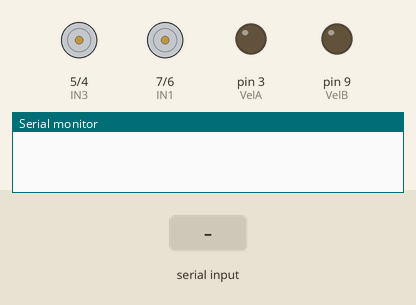
Recording of a sketch running on a simulated Arduino Uno, built with avr-gcc and run on an emulated ATmega328P. On the bench: motor-driver pin pairs drawn as motors (green arrow = first pin HIGH = forward, orange = second pin HIGH = backward, longer = more drive), output pins drawn as LEDs (lit = HIGH), the last lines printed to the serial monitor. The test bench sets the inputs (shaded band).

Above: at 1.3 s.
1.4 s: "F" received over the second serial link
At 2.5 s:
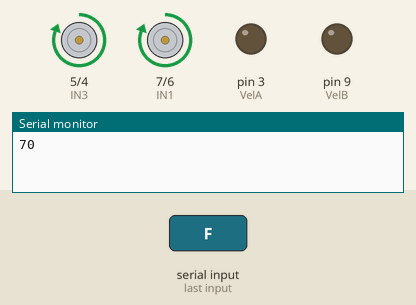
2.9 s: "B" received over the second serial link
At 3.7 s:
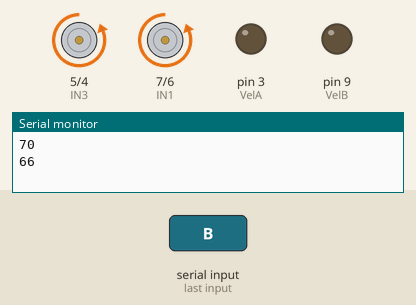
4.4 s: "R" received over the second serial link
At 4.8 s:
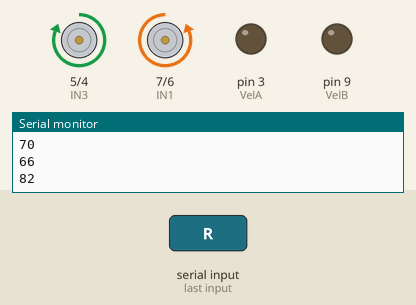
5.9 s: "L" received over the second serial link
At 7.1 s:
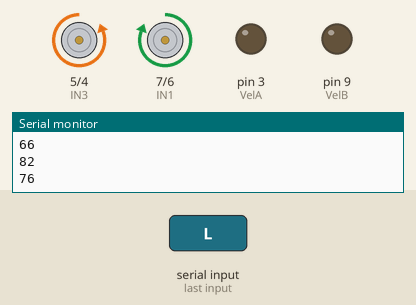
7.4 s: "1" received over the second serial link
At 8.3 s:
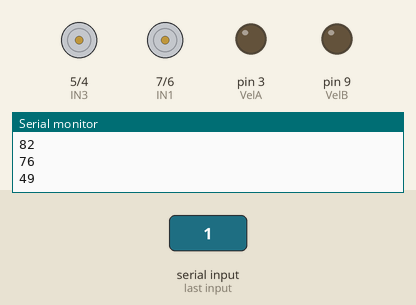
8.9 s: "G" received over the second serial link
At 9.4 s:
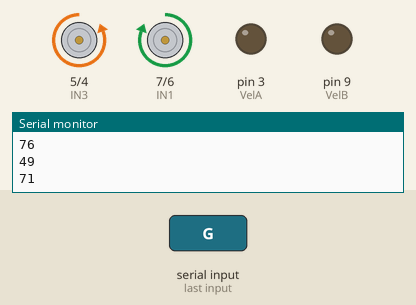
Timing chart, 0 to 11.4 s (numbered marks = the images above; inputs shaded):
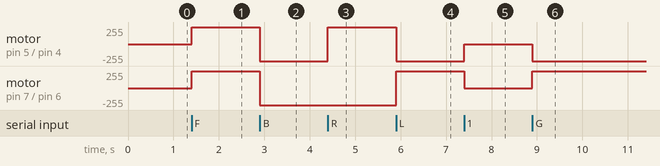

Measured:
- after the input at 1.4 s, motor on pin 5 (IN3) / pin 4 (IN4), motor on pin 7 (IN1) / pin 6 (IN2): stopped → forward 255/255 at once
- after the input at 2.9 s, motor on pin 5 (IN3) / pin 4 (IN4), motor on pin 7 (IN1) / pin 6 (IN2): forward 255/255 → backward 255/255 at once
- after the input at 4.4 s, motor on pin 5 (IN3) / pin 4 (IN4): backward 255/255 → forward 255/255 at once
- after the input at 5.9 s, motor on pin 5 (IN3) / pin 4 (IN4): forward 255/255 → backward 255/255 at once; motor on pin 7 (IN1) / pin 6 (IN2): backward 255/255 → forward 255/255 at once
- after the input at 7.4 s, motor on pin 5 (IN3) / pin 4 (IN4): backward 255/255 → stopped at once; motor on pin 7 (IN1) / pin 6 (IN2): forward 255/255 → stopped at once
- after the input at 8.9 s, motor on pin 5 (IN3) / pin 4 (IN4): stopped → backward 255/255 at once; motor on pin 7 (IN1) / pin 6 (IN2): stopped → forward 255/255 at once

The sketch:

PJI.ino
```cpp
#include <SoftwareSerial.h>

#define IN1 7
#define IN2 6
#define IN3 5
#define IN4 4
#define VelA 3
#define VelB 9
#define rx 10
#define tx 11

SoftwareSerial bluetooth(rx, tx);

int ValorBluetooth;
int vel;

void frente();
void tras();
void direita();
void esquerda();
void parado();

void setup() {
  // put your setup code here, to run once:
  Serial.begin(9600);
  bluetooth.begin(9600);

  delay(100);

  pinMode(IN1, OUTPUT);
  pinMode(IN2, OUTPUT);
  pinMode(IN3, OUTPUT);
  pinMode(IN4, OUTPUT);
  pinMode(VelA, OUTPUT);
  pinMode(VelB, OUTPUT);
}

void loop() {
  // put your main code here, to run repeatedly:
  if (bluetooth.available()){
    ValorBluetooth = bluetooth.read();
    Serial.println(ValorBluetooth);
    switch(ValorBluetooth){
      case 70:
        frente();
        analogWrite(VelA, vel);
        analogWrite(VelB, vel);
        break;
      case 66:
        tras();
        analogWrite(VelA, vel);
        analogWrite(VelB, vel);
        break;
      case 82:
        direita();
        analogWrite(VelA, vel);
        analogWrite(VelB, vel);
        break;
      case 76:
        esquerda();
        analogWrite(VelA, vel);
        analogWrite(VelB, vel);
        break;
      case 71:
        esquerda();
        analogWrite(VelA, vel);
        analogWrite(VelB, vel);
        break;
      case 73:
        direita();
        analogWrite(VelA, vel);
        analogWrite(VelB, vel);
        break;
      case 50:
        vel = 0;
        break;

      case 51:
        vel = 50;
        break;

      case 52:
        vel = 70;
        break;

      case 53:
        vel = 90;
        break;

      case 54:
        vel = 110;
        break;

      case 55:
        vel = 150;
        break;

      case 56:
        vel = 180;
        break;

      case 57:
        vel = 210;
        break;

      case 58:
        vel = 240;
        break;

      case 59:
        vel = 255;
        break;

      default:
        parado();
        break;
    }

    /*if(ValorBluetooth == 70){
      frente();
    }else{
      tras();
    }*/
  }
}

void frente(){
  digitalWrite(IN1, HIGH);
  digitalWrite(IN2, LOW);
  digitalWrite(IN3, HIGH);
  digitalWrite(IN4, LOW);
}

void parado(){
  digitalWrite(IN1, HIGH);
  digitalWrite(IN2, HIGH);
  digitalWrite(IN3, HIGH);
  digitalWrite(IN4, HIGH);
}

void tras(){
  digitalWrite(IN1, LOW);
  digitalWrite(IN2, HIGH);
  digitalWrite(IN3, LOW);
  digitalWrite(IN4, HIGH);
}

void direita(){
  digitalWrite(IN1, LOW);
  digitalWrite(IN2, HIGH);
  digitalWrite(IN3, HIGH);
  digitalWrite(IN4, LOW);
}


void esquerda(){
  digitalWrite(IN1, HIGH);
  digitalWrite(IN2, LOW);
  digitalWrite(IN3, LOW);
  digitalWrite(IN4, HIGH);
}
```
